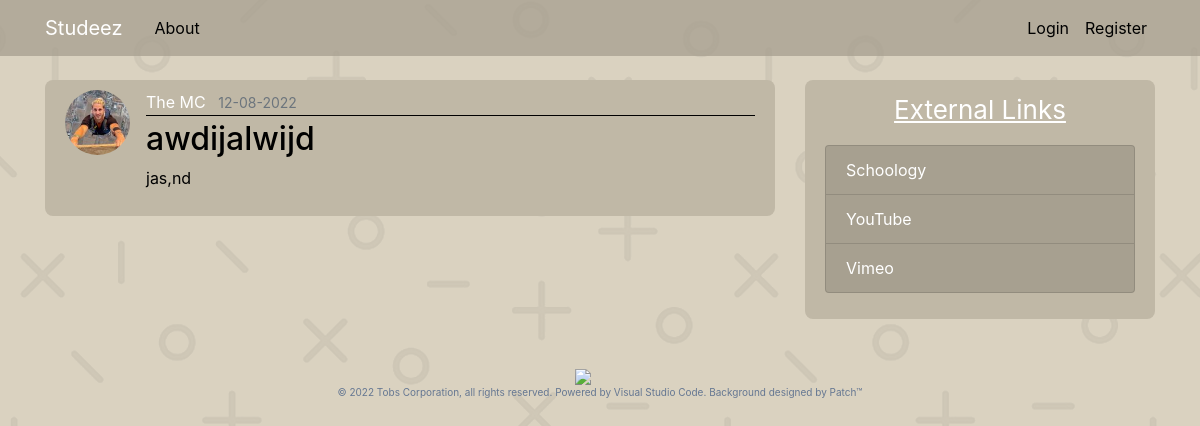
Before: /post/4 with the older database file.
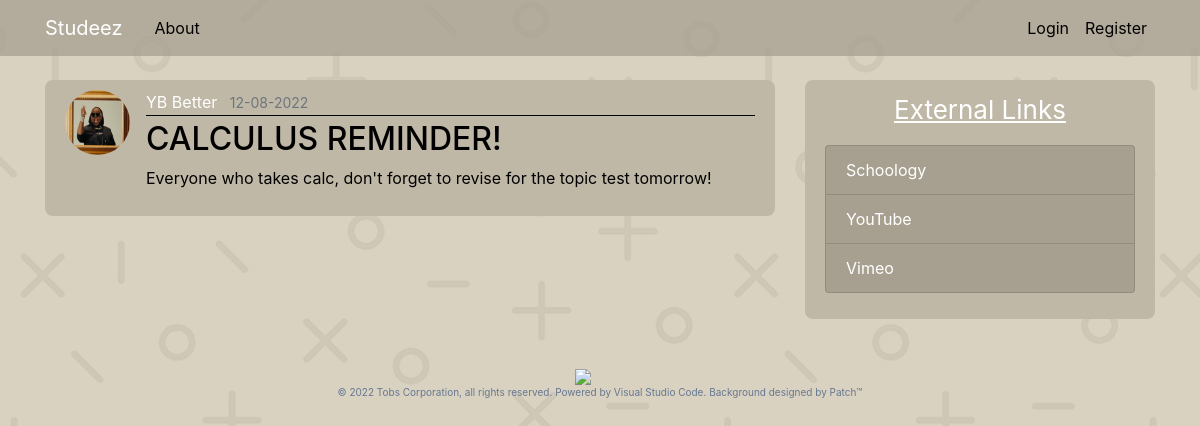
After: the same page with the newer database file.
### main_app/models.py (models this page shows, shortened)
class User(db.Model, UserMixin):
    id = db.Column(db.Integer, primary_key=True)
    username = db.Column(db.String(20), unique=True, nullable=False)
    email = db.Column(db.String(120), unique=True, nullable=False)
    image_file = db.Column(db.String(20), nullable=False, default='default.jpg')
    password = db.Column(db.String(60), nullable=False)
    posts = db.relationship('Post', backref='author', lazy=True)

class Post(db.Model):
    id = db.Column(db.Integer, primary_key=True)
    title = db.Column(db.String(100), nullable=False)
    date_posted = db.Column(db.DateTime, nullable=False, default=datetime.utcnow)
    content = db.Column(db.Text, nullable=False)
    user_id = db.Column(db.Integer, db.ForeignKey('user.id'), nullable=False)

### main_app/routes.py (the view)
@app.route("/post/<int:post_id>")
def post(post_id):
    post = Post.query.get_or_404(post_id)
    return render_template('post.html', title=post.title, post=post)

### main_app/templates/post.html (shortened to what this page needs)
{% extends "layout.html" %}
{% block content %}
    <article class="media content-section">
        <img class="rounded-circle article-img" src="{{ url_for('static', filename='profile_pics/' + post.author.image_file) }}">
        <div class="media-body">
            <div class="article-metadata">
                <a class="mr-2" href="#"> {{ post.author.username }}</a>
                <small class="text-muted">{{ post.date_posted.strftime('%d-%m-%Y') }}</small>
            </div>
            <h2 class="article-title">{{ post.title }}</h2>
            <p class="article-content">{{ post.content }}</p>
        </div>
    </article>
{% endblock content %}

Changed rows visible on the page:
no longer on this page (row edited): User: image_file (picture), author.username "The MC"
now on this page (row edited): User: image_file (picture), author.username "YB Better"
changed Post: title "awdijalwijd" → "CALCULUS REMINDER!"; content "jas,nd" → "Everyone who takes calc, don't forget to revise for the topic test tomorrow!"
